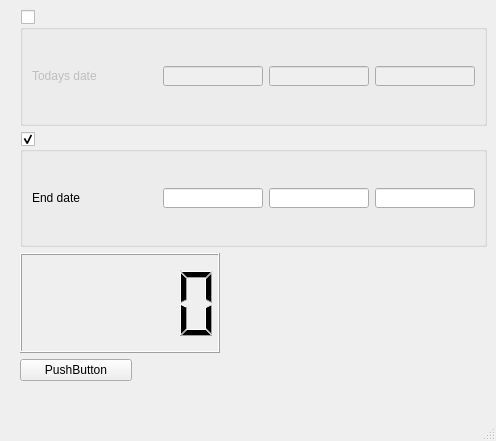
<?xml version="1.0" encoding="UTF-8"?>
<ui version="4.0">
 <class>MainWindow</class>
 <widget class="QMainWindow" name="MainWindow">
  <property name="geometry">
   <rect>
    <x>0</x>
    <y>0</y>
    <width>496</width>
    <height>441</height>
   </rect>
  </property>
  <property name="windowTitle">
   <string>Final Count Down</string>
  </property>
  <widget class="QWidget" name="centralwidget">
   <widget class="QWidget" name="layoutWidget">
    <property name="geometry">
     <rect>
      <x>20</x>
      <y>10</y>
      <width>467</width>
      <height>371</height>
     </rect>
    </property>
    <layout class="QGridLayout" name="gridLayout">
     <item row="7" column="0">
      <widget class="QPushButton" name="cal">
       <property name="text">
        <string>PushButton</string>
       </property>
      </widget>
     </item>
     <item row="0" column="0" colspan="4">
      <widget class="QGroupBox" name="groupBox">
       <property name="enabled">
        <bool>true</bool>
       </property>
       <property name="title">
        <string/>
       </property>
       <property name="checkable">
        <bool>true</bool>
       </property>
       <property name="checked">
        <bool>false</bool>
       </property>
       <layout class="QGridLayout" name="gridLayout_2">
        <item row="0" column="1">
         <widget class="QLineEdit" name="todayYear">
          <property name="enabled">
           <bool>true</bool>
          </property>
          <property name="sizePolicy">
           <sizepolicy hsizetype="Fixed" vsizetype="Fixed">
            <horstretch>0</horstretch>
            <verstretch>0</verstretch>
           </sizepolicy>
          </property>
          <property name="minimumSize">
           <size>
            <width>100</width>
            <height>20</height>
           </size>
          </property>
          <property name="maximumSize">
           <size>
            <width>100</width>
            <height>20</height>
           </size>
          </property>
         </widget>
        </item>
        <item row="0" column="0">
         <widget class="QLabel" name="todayDate">
          <property name="sizePolicy">
           <sizepolicy hsizetype="MinimumExpanding" vsizetype="MinimumExpanding">
            <horstretch>0</horstretch>
            <verstretch>0</verstretch>
           </sizepolicy>
          </property>
          <property name="minimumSize">
           <size>
            <width>100</width>
            <height>20</height>
           </size>
          </property>
          <property name="maximumSize">
           <size>
            <width>200</width>
            <height>20</height>
           </size>
          </property>
          <property name="text">
           <string>Todays date</string>
          </property>
         </widget>
        </item>
        <item row="0" column="2">
         <widget class="QLineEdit" name="todayMonth">
          <property name="enabled">
           <bool>true</bool>
          </property>
          <property name="sizePolicy">
           <sizepolicy hsizetype="Fixed" vsizetype="Fixed">
            <horstretch>0</horstretch>
            <verstretch>0</verstretch>
           </sizepolicy>
          </property>
          <property name="minimumSize">
           <size>
            <width>100</width>
            <height>20</height>
           </size>
          </property>
          <property name="maximumSize">
           <size>
            <width>100</width>
            <height>20</height>
           </size>
          </property>
         </widget>
        </item>
        <item row="0" column="3">
         <widget class="QLineEdit" name="todayDay">
          <property name="enabled">
           <bool>true</bool>
          </property>
          <property name="sizePolicy">
           <sizepolicy hsizetype="Fixed" vsizetype="Fixed">
            <horstretch>0</horstretch>
            <verstretch>0</verstretch>
           </sizepolicy>
          </property>
          <property name="minimumSize">
           <size>
            <width>100</width>
            <height>20</height>
           </size>
          </property>
          <property name="maximumSize">
           <size>
            <width>100</width>
            <height>20</height>
           </size>
          </property>
         </widget>
        </item>
       </layout>
      </widget>
     </item>
     <item row="1" column="0" colspan="4">
      <widget class="QGroupBox" name="groupBox_4">
       <property name="title">
        <string/>
       </property>
       <property name="checkable">
        <bool>true</bool>
       </property>
       <layout class="QGridLayout" name="gridLayout_5">
        <item row="0" column="0">
         <widget class="QLabel" name="endDate">
          <property name="sizePolicy">
           <sizepolicy hsizetype="MinimumExpanding" vsizetype="MinimumExpanding">
            <horstretch>0</horstretch>
            <verstretch>0</verstretch>
           </sizepolicy>
          </property>
          <property name="minimumSize">
           <size>
            <width>100</width>
            <height>20</height>
           </size>
          </property>
          <property name="maximumSize">
           <size>
            <width>200</width>
            <height>20</height>
           </size>
          </property>
          <property name="text">
           <string>End date</string>
          </property>
         </widget>
        </item>
        <item row="0" column="1">
         <widget class="QLineEdit" name="endYear">
          <property name="sizePolicy">
           <sizepolicy hsizetype="Fixed" vsizetype="Fixed">
            <horstretch>0</horstretch>
            <verstretch>0</verstretch>
           </sizepolicy>
          </property>
          <property name="minimumSize">
           <size>
            <width>100</width>
            <height>20</height>
           </size>
          </property>
          <property name="maximumSize">
           <size>
            <width>100</width>
            <height>20</height>
           </size>
          </property>
          <property name="text">
           <string/>
          </property>
         </widget>
        </item>
        <item row="0" column="2">
         <widget class="QLineEdit" name="endMonth">
          <property name="sizePolicy">
           <sizepolicy hsizetype="Fixed" vsizetype="Fixed">
            <horstretch>0</horstretch>
            <verstretch>0</verstretch>
           </sizepolicy>
          </property>
          <property name="minimumSize">
           <size>
            <width>100</width>
            <height>20</height>
           </size>
          </property>
          <property name="maximumSize">
           <size>
            <width>100</width>
            <height>20</height>
           </size>
          </property>
          <property name="text">
           <string/>
          </property>
         </widget>
        </item>
        <item row="0" column="3">
         <widget class="QLineEdit" name="endDay">
          <property name="sizePolicy">
           <sizepolicy hsizetype="Fixed" vsizetype="Fixed">
            <horstretch>0</horstretch>
            <verstretch>0</verstretch>
           </sizepolicy>
          </property>
          <property name="minimumSize">
           <size>
            <width>100</width>
            <height>20</height>
           </size>
          </property>
          <property name="maximumSize">
           <size>
            <width>100</width>
            <height>20</height>
           </size>
          </property>
          <property name="text">
           <string/>
          </property>
         </widget>
        </item>
       </layout>
      </widget>
     </item>
     <item row="4" column="0" colspan="2">
      <widget class="QLCDNumber" name="lcdNumber">
       <property name="minimumSize">
        <size>
         <width>100</width>
         <height>100</height>
        </size>
       </property>
       <property name="maximumSize">
        <size>
         <width>200</width>
         <height>200</height>
        </size>
       </property>
       <property name="palette">
        <palette>
         <active>
          <colorrole role="Text">
           <brush brushstyle="SolidPattern">
            <color alpha="255">
             <red>252</red>
             <green>1</green>
             <blue>7</blue>
            </color>
           </brush>
          </colorrole>
         </active>
         <inactive>
          <colorrole role="Text">
           <brush brushstyle="SolidPattern">
            <color alpha="255">
             <red>252</red>
             <green>1</green>
             <blue>7</blue>
            </color>
           </brush>
          </colorrole>
         </inactive>
         <disabled>
          <colorrole role="Text">
           <brush brushstyle="SolidPattern">
            <color alpha="255">
             <red>127</red>
             <green>127</green>
             <blue>127</blue>
            </color>
           </brush>
          </colorrole>
         </disabled>
        </palette>
       </property>
       <property name="font">
        <font>
         <pointsize>30</pointsize>
        </font>
       </property>
      </widget>
     </item>
    </layout>
   </widget>
  </widget>
  <widget class="QMenuBar" name="menubar">
   <property name="geometry">
    <rect>
     <x>0</x>
     <y>0</y>
     <width>496</width>
     <height>22</height>
    </rect>
   </property>
  </widget>
  <widget class="QStatusBar" name="statusbar"/>
 </widget>
 <tabstops>
  <tabstop>cal</tabstop>
 </tabstops>
 <resources/>
 <connections/>
</ui>
